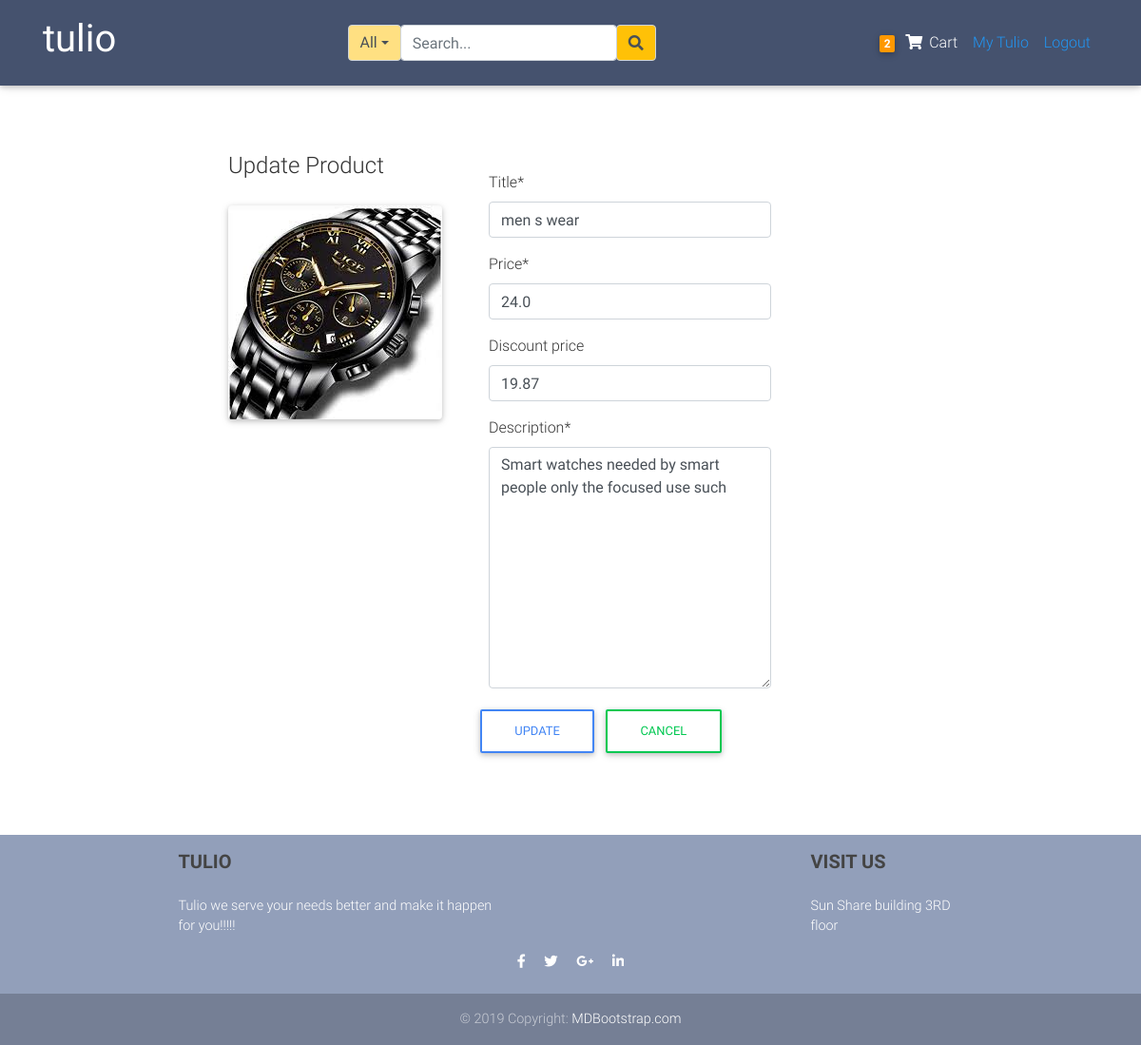
Screenshot of /products/slug_watch/update (signed in) with the database file from the repository.
### blogs/models.py (models this page shows, shortened)
class Order(models.Model):
	user           = models.ForeignKey(settings.AUTH_USER_MODEL,
	                        on_delete=models.CASCADE)
	items          = models.ManyToManyField(OrderItem)
	start_date     = models.DateTimeField(auto_now_add=True)
	ordered_date   = models.DateTimeField()
	ordered        = models.BooleanField(default=False)
	biling_address = models.ForeignKey("BillingAddress",
		          on_delete=models.SET_NULL, blank=True, null=True)
	payment        = models.ForeignKey("Payment",
		          on_delete=models.SET_NULL, blank=True, null=True)

class Item(models.Model):
	title           = models.CharField(max_length=100)
	price           = models.FloatField()
	discount_price  = models.FloatField(blank=True, null=True)
	category        = models.CharField(choices=CATEGORY_CHOICES, max_length=2)
	label           = models.CharField(choices=LABEL_CHOICES, max_length=2)
	image           = models.ImageField(upload_to='product_pictures')
	slug            = models.SlugField()
	description     = models.TextField()
	owner           = models.ForeignKey(User, on_delete=models.CASCADE)
	date            = models.DateTimeField(auto_now_add=True)
	objects         = ProductManager()

### blogs/views.py (the view, shortened to what this page needs)
# urls.py: path('products/<slug>/update',ItemUpdateView.as_view(), name = "update" ),
class ItemUpdateView(UserPassesTestMixin, LoginRequiredMixin, UpdateView):
	model = Item
	fields =['title', 'price', 'discount_price', 'description']
	template_name = 'blogs/itemUpdate.html'
	def test_func(self):
		item = self.get_object()
		if self.request.user ==item.owner:
			return True
		return False

### blogs/models.py (called while the page is built)
	def get_queryset(self):
		return ProductQuerySet(self.model, using=self._db)

### blogs/templatetags/cart_item_count.py (called while the page is built)
@register.filter
def cart_count(user):
	if user.is_authenticated:
		query_set = Order.objects.filter(user=user, ordered=False)
		if query_set.exists():
			return query_set[0].items.count()
	return 0

### blogs/templates/blogs/itemUpdate.html (shortened to what this page needs)
{% extends 'blogs/layout.html'%}
{%block content%}
{% load crispy_forms_tags%}
     <div class="center-card content-section col-md-8">
        <form method="POST">
        <fieldset class="form-group">
            <div class="row">
              <div class="col-md-4 ml-8 mr-8">
                  <legend>Update Product</legend>
                  <img class="card mb-4 mt-4" src="{{item.image.url}}">
              </div>
              <div class="col-md-6 ">
                    <div class="p-4">
                        <div class="mb-3">
                              {{form|crispy}}
                        </div>
                        <div class="row ">
                            <div class="p-10">
                              <button class="btn btn-outline-primary" type="submit">Update</button>
                            </div>
                            <div class="ml-10 mr-10">
                              <a class="btn btn-outline-success" href="{% url 'blogs:home'%}">Cancel</a>
                            </div>
                        </div>
                    </div>
              </div>
          </div>
        </fieldset>
        </form>
    </div>
{% endblock content%}

### blogs/templates/blogs/nav.html
{%load cart_item_count%}
<nav class="navbar fixed-top navbar-expand-lg navbar-dark mdb-color scrolling-navbar">
    <div class="container">
      <a class="navbar-brand waves-effect" href="{%url 'blogs:home' %}" target="_blank">
          <h1>
             <strong class="white-text">tulio</strong>
          </h1>
      </a>
  {%include 'blogs/search_bar.html'%}
        <ul class="navbar-nav nav-flex-icons">
          <li>
            <div class="navbar-nav">
                  <li class="nav-item">
                      <a href="{%url 'blogs:order_summary'%}" class="nav-link waves-effect">
                        <span class="badge orange z-depth-1 mr-1"> {{request.user|cart_count}}</span>
                          <i class="fas fa-shopping-cart"></i>
                        <span class="clearfix d-none d-sm-inline-block"> Cart </span>
                      </a>
                  </li>
                {%if request.user.is_authenticated%}
                    <a class="nav-item nav-link blue-text" href="{%url 'blogs:dashboard'%}">My Tulio</a>
                    <a class="nav-item nav-link blue-text" href="{%url 'account_logout' %}">Logout</a>
                {%else%}
                    <a class="nav-item nav-link blue-text" href="{%url 'account_login' %}">Login</a>
                    <a class="nav-item nav-link blue-text" href="{%url 'account_signup'%}">Register</a>
                {%endif%}
            </div>
          </li>
        </ul>
      </div>
  </nav>

### blogs/static/blogs/main.css (style rules this page uses)
* { margin: 0; padding:0; }
body { background: #ffffff; color: #333333; margin-top: 5rem; }
ul,li { list-style: none }
h1, h2, h3, h4, h5, h6 { color: #444444; }
.site-header .navbar-nav .nav-link { color: #cbd5db; }
.content-section { background:#ffffff; padding: 20px 40px; margin-bottom: 20px; margin-right: 40px; margin-top:40px }
.center-card { margin-left: auto; margin-right: auto; align-items: center; align-content: center; }

### blogs/templates/blogs/layout.html (style rules this page uses)
html, body, header, .carousel { height: 60vh; }

### blogs/templates/blogs/itemUpdate.html (style rules this page uses)
.center-card { margin-left: auto; margin-right: auto; align-items: center; align-content: center; }

### rows the page displays
Item: image (picture), title "men s wear", price "24.0", discount_price "19.87", description "Smart watches needed by smart people only the focused use such"

### other values shown
{{ request.user|cart_count }} "2"
